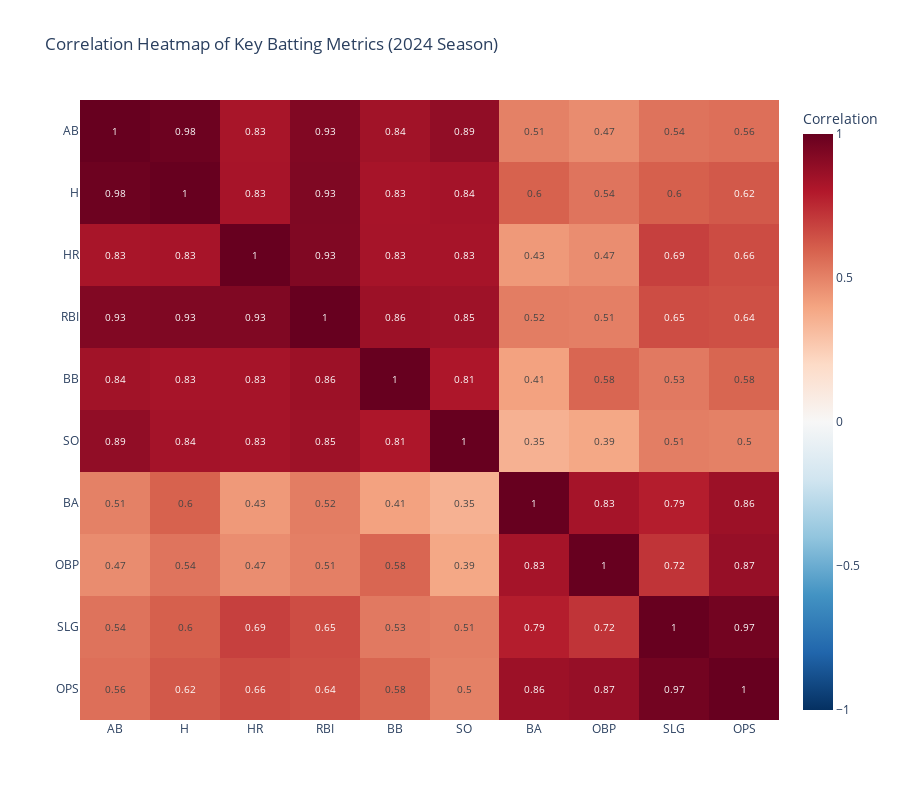

The cell this chart's notebook holds for it:
### Code cell
# Select key metrics for correlation analysis
corr_metrics = ['AB', 'H', 'HR', 'RBI', 'BB', 'SO', 'BA', 'OBP', 'SLG', 'OPS']
corr_data = batter_stats_filtered[corr_metrics].corr()

# Create heatmap
fig = go.Figure(data=go.Heatmap(
    z=corr_data.values,
    x=corr_data.columns,
    y=corr_data.columns,
    colorscale='RdBu_r',
    zmid=0,
    text=corr_data.values.round(2),
    texttemplate='%{text}',
    textfont={"size": 10},
    colorbar=dict(title="Correlation"),
    hovertemplate='%{x} vs %{y}<br>Correlation: %{z:.3f}<extra></extra>'
))

fig.update_layout(
    title='Correlation Heatmap of Key Batting Metrics (2024 Season)',
    width=900,
    height=800,
    xaxis=dict(side='bottom'),
    yaxis=dict(autorange='reversed'),
    plot_bgcolor='white',
    paper_bgcolor='white'
)

fig.show()

### Figure 1 — Plotly figure (JSON) as saved in the notebook; plotly's stock layout.template omitted (floating-point values rounded to 4 significant figures)
{"data": [{"colorbar": {"title": {"text": "Correlation"}}, "colorscale": [[0, "rgb(5,48,97)"], [0.1, "rgb(33,102,172)"], [0.2, "rgb(67,147,195)"], [0.3, "rgb(146,197,222)"], [0.4, "rgb(209,229,240)"], [0.5, "rgb(247,247,247)"], [0.6, "rgb(253,219,199)"], [0.7, "rgb(244,165,130)"], [0.8, "rgb(214,96,77)"], [0.9, "rgb(178,24,43)"], [1, "rgb(103,0,31)"]], "hovertemplate": "%{x} vs %{y}<br>Correlation: %{z:.3f}<extra></extra>", "text": [[1.0, 0.98, 0.83, 0.93, 0.84, 0.89, 0.51, 0.47, 0.54, 0.56], [0.98, 1.0, 0.83, 0.93, 0.83, 0.84, 0.6, 0.54, 0.6, 0.62], [0.83, 0.83, 1.0, 0.93, 0.83, 0.83, 0.43, 0.47, 0.69, 0.66], [0.93, 0.93, 0.93, 1.0, 0.86, 0.85, 0.52, 0.51, 0.65, 0.64], [0.84, 0.83, 0.83, 0.86, 1.0, 0.81, 0.41, 0.58, 0.53, 0.58], [0.89, 0.84, 0.83, 0.85, 0.81, 1.0, 0.35, 0.39, 0.51, 0.5], [0.51, 0.6, 0.43, 0.52, 0.41, 0.35, 1.0, 0.83, 0.79, 0.86], [0.47, 0.54, 0.47, 0.51, 0.58, 0.39, 0.83, 1.0, 0.72, 0.87], [0.54, 0.6, 0.69, 0.65, 0.53, 0.51, 0.79, 0.72, 1.0, 0.97], [0.56, 0.62, 0.66, 0.64, 0.58, 0.5, 0.86, 0.87, 0.97, 1.0]], "textfont": {"size": 10}, "texttemplate": "%{text}", "type": "heatmap", "x": ["AB", "H", "HR", "RBI", "BB", "SO", "BA", "OBP", "SLG", "OPS"], "y": ["AB", "H", "HR", "RBI", "BB", "SO", "BA", "OBP", "SLG", "OPS"], "z": [[1.0, 0.9831, 0.8259, 0.9306, 0.8448, 0.8885, 0.5051, 0.4719, 0.5442, 0.5553], [0.9831, 1.0, 0.8297, 0.9347, 0.8304, 0.8381, 0.5953, 0.5414, 0.5996, 0.6198], [0.8259, 0.8297, 1.0, 0.9333, 0.8312, 0.8329, 0.4345, 0.4693, 0.6891, 0.6559], [0.9306, 0.9347, 0.9333, 1.0, 0.8587, 0.8533, 0.5156, 0.509, 0.6523, 0.6447], [0.8448, 0.8304, 0.8312, 0.8587, 1.0, 0.8141, 0.4087, 0.5824, 0.5262, 0.5834], [0.8885, 0.8381, 0.8329, 0.8533, 0.8141, 1.0, 0.3548, 0.3894, 0.5145, 0.504], [0.5051, 0.5953, 0.4345, 0.5156, 0.4087, 0.3548, 1.0, 0.8347, 0.7867, 0.8588], [0.4719, 0.5414, 0.4693, 0.509, 0.5824, 0.3894, 0.8347, 1.0, 0.7222, 0.8743], [0.5442, 0.5996, 0.6891, 0.6523, 0.5262, 0.5145, 0.7867, 0.7222, 1.0, 0.9671], [0.5553, 0.6198, 0.6559, 0.6447, 0.5834, 0.504, 0.8588, 0.8743, 0.9671, 1.0]], "zmid": 0}], "layout": {"height": 800, "paper_bgcolor": "white", "plot_bgcolor": "white", "title": {"text": "Correlation Heatmap of Key Batting Metrics (2024 Season)"}, "width": 900, "xaxis": {"side": "bottom"}, "yaxis": {"autorange": "reversed"}}}
